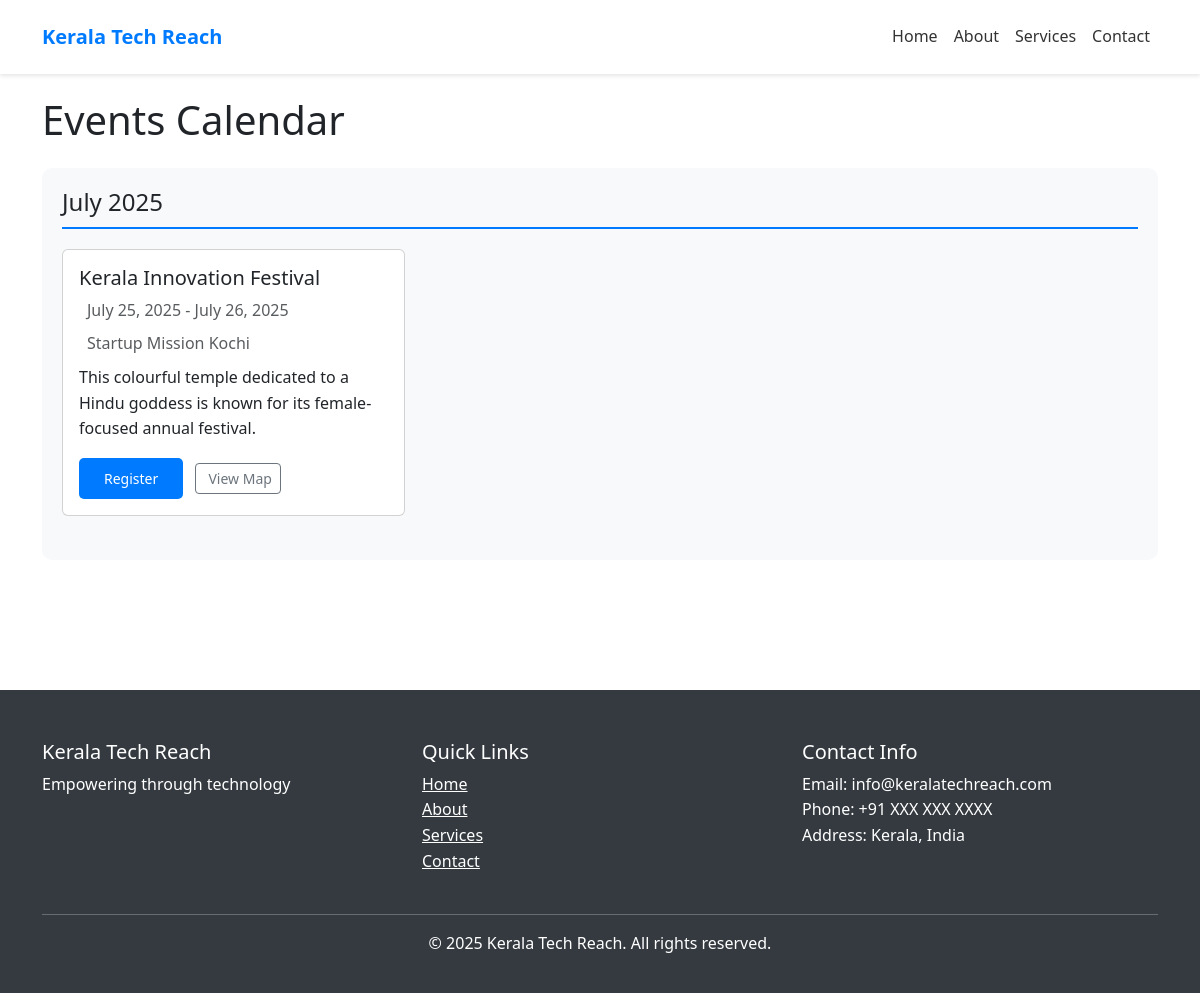
Page /events/ on the earlier database version.
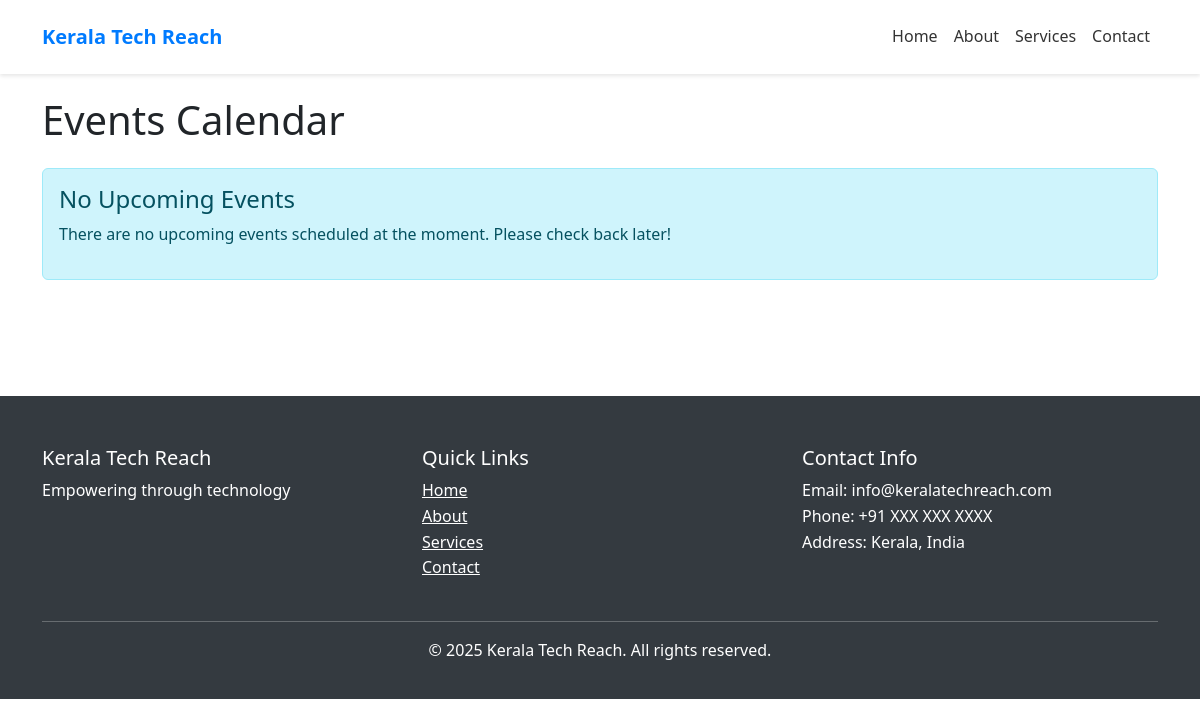
Same page on the later database version.
### admindashboard/models.py (models this page shows, shortened)
class Event(models.Model):
    name = models.CharField(max_length=255)
    event_start = models.DateTimeField()
    event_end = models.DateTimeField(blank=True, null=True)
    place = models.CharField(max_length=255)
    link = models.URLField(blank=True, null=True)
    description = models.TextField(blank=True, null=True)
    map_link = models.URLField(blank=True, null=True)
    district = models.ForeignKey(District, on_delete=models.SET_NULL, null=True, blank=True)
    category = models.ForeignKey(EventCategory, on_delete=models.SET_NULL, null=True, blank=True)
    updated_at = models.DateTimeField(auto_now=True)
    is_published = models.BooleanField(default=False)
    created_by = models.ForeignKey('UserProfile', on_delete=models.CASCADE)

### publicpage/views.py (the view)
# urls.py: path('events/', views.events_list, name='events'),
def events_list(request):
    now = timezone.now()
    events = Event.objects.filter(
        event_start__gte=now,
        is_published=True
    ).order_by('event_start')
    paginator = Paginator(events, 10)  # Show 10 events per page
    page = request.GET.get('page')
    events_page = paginator.get_page(page)
    events_by_month = {}
    for event in events:
        month_key = event.event_start.strftime('%B %Y')
        if month_key not in events_by_month:
            events_by_month[month_key] = []
        events_by_month[month_key].append(event)
    context = {
        'events': events_page,
        'events_by_month': events_by_month,
    }
    return render(request, 'publicpage/events_list.html', context)

### publicpage/templates/publicpage/events_list.html (shortened to what this page needs)
{% extends 'publicpage/base.html' %}
{% block content %}
<div class="container mt-5 pt-5">
    <div class="row">
        <div class="col-12">
            <h1 class="mb-4">Events Calendar</h1>
            {% if events_by_month %}
                {% for month, month_events in events_by_month.items %}
                    <div class="month-section">
                        <h2 class="month-header h4">{{ month }}</h2>
                        <div class="row">
                            {% for event in month_events %}
                                <div class="col-md-6 col-lg-4 mb-4">
                                    <div class="card event-card h-100">
                                        <div class="card-body">
                                            <h5 class="card-title">{{ event.name }}</h5>
                                            <p class="text-muted mb-2">
                                                {{ event.event_start|date:"F d, Y" }}
                                                {% if event.event_end %}
                                                    - {{ event.event_end|date:"F d, Y" }}
                                                {% endif %}
                                            </p>
                                            {% if event.place %}
                                                <p class="text-muted mb-2">
                                                    {{ event.place }}
                                                </p>
                                            {% endif %}
                                            <p class="card-text">{{ event.description|truncatewords:30 }}</p>
                                            <div class="mt-3">
                                                {% if event.link %}
                                                    <a href="{{ event.link }}" class="btn btn-primary btn-sm me-2">Register</a>
                                                {% endif %}
                                                {% if event.map_link %}
                                                    <a href="{{ event.map_link }}" class="btn btn-outline-secondary btn-sm" target="_blank">
                                                         View Map
                                                    </a>
                                                {% endif %}
                                            </div>
                                        </div>
                                    </div>
                                </div>
                            {% endfor %}
                        </div>
                    </div>
                {% endfor %}
            {% else %}
                <div class="alert alert-info">
                    <h4 class="alert-heading">No Upcoming Events</h4>
                    <p>There are no upcoming events scheduled at the moment. Please check back later!</p>
                </div>
            {% endif %}
        </div>
    </div>
</div>
{% endblock %}

### publicpage/templates/publicpage/base.html (shortened to what this page needs)
<!DOCTYPE html>
<html lang="en">
<head>
    <link href="https://cdn.jsdelivr.net/npm/bootstrap@5.3.0/dist/css/bootstrap.min.css" rel="stylesheet">
</head>
<body>
    <nav class="navbar navbar-expand-lg navbar-light fixed-top">
        <div class="container">
            <a class="navbar-brand" href="/">Kerala Tech Reach</a>
            <div class="collapse navbar-collapse" id="navbarNav">
                <ul class="navbar-nav ms-auto">
                    <li class="nav-item">
                        <a class="nav-link" href="/">Home</a>
                    </li>
                    <li class="nav-item">
                        <a class="nav-link" href="/about">About</a>
                    </li>
                    <li class="nav-item">
                        <a class="nav-link" href="/services">Services</a>
                    </li>
                    <li class="nav-item">
                        <a class="nav-link" href="/contact">Contact</a>
                    </li>
                </ul>
            </div>
        </div>
    </nav>
    <main>
        {% block content %}
        {% endblock %}
    </main>
    <footer class="footer">
        <div class="container">
            <div class="row">
                <div class="col-md-4">
                    <h5>Kerala Tech Reach</h5>
                    <p>Empowering through technology</p>
                </div>
                <div class="col-md-4">
                    <h5>Quick Links</h5>
                    <ul class="list-unstyled">
                        <li><a href="/" class="text-white">Home</a></li>
                        <li><a href="/about" class="text-white">About</a></li>
                        <li><a href="/services" class="text-white">Services</a></li>
                        <li><a href="/contact" class="text-white">Contact</a></li>
                    </ul>
                </div>
                <div class="col-md-4">
                    <h5>Contact Info</h5>
                    <ul class="list-unstyled">
                        <li>Email: info@keralatechreach.com</li>
                        <li>Phone: +91 XXX XXX XXXX</li>
                        <li>Address: Kerala, India</li>
                    </ul>
                </div>
            </div>
            <hr class="mt-4">
            <div class="text-center">
                <p>&copy; {% now "Y" %} Kerala Tech Reach. All rights reserved.</p>
            </div>
        </div>
    </footer>
</body>
</html>

### publicpage/templates/publicpage/base.html (style rules this page uses)
:root { --primary-color: #007bff; --secondary-color: #6c757d; --accent-color: #28a745; }
body { font-family: 'Segoe UI', Tahoma, Geneva, Verdana, sans-serif; line-height: 1.6; }
.navbar { box-shadow: 0 2px 4px rgba(0,0,0,0.1); background-color: #fff; padding: 1rem 0; }
.navbar-brand { font-weight: 700; color: var(--primary-color) !important; }
.nav-link { color: #333 !important; font-weight: 500; transition: color 0.3s ease; }
.footer { background-color: #343a40; color: #fff; padding: 50px 0 20px; margin-top: 100px; }

Differences in the rows shown:
removed Event: month "July 2025", name "Kerala Innovation Festival", event_start "July 25, 2025", event_end "July 26, 2025", place "Startup Mission Kochi", description "This colourful temple dedicated to a Hindu goddess is known for its female-focused annual festival."
Other differences:
text now shown: "No Upcoming Events There are no upcoming events scheduled at the moment. Please check back later!"
